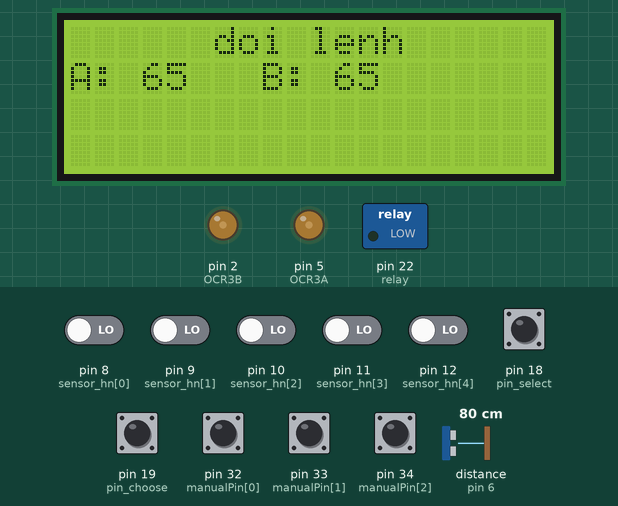
A program run on a simulated Arduino Mega 2560, built with avr-gcc and run on an emulated ATmega2560. Parts: 20×4 character LCD, switched loads named in the program (green lamp = pin HIGH), output pins drawn as LEDs (lit = HIGH). Wiring (inferred from the names in the program): ultrasonic range finder: trigger pin 7; echo pin 6. The inputs (shaded band) are chosen by the test bench; at power-on: pin 18 (pin_select), pin 19 (pin_choose), pin 32 (manualPin[0]), pin 33 (manualPin[1]), pin 34 (manualPin[2]) HIGH, pin 8 (sensor_hn[0]), pin 9 (sensor_hn[1]), pin 10 (sensor_hn[2]), pin 11 (sensor_hn[3]), pin 12 (sensor_hn[4]) LOW, distance to the obstacle (sensor on pin 6) 80 cm. The echo pulse lasts 58.3 µs per cm; pins used as bus, display or sensor lines are not drawn; what the program prints to the serial monitor is not drawn.

Above: at 1.2 s.
1.3 s: pin 19 (pin_choose) pulled LOW for 0.15 s
At 1.9 s:
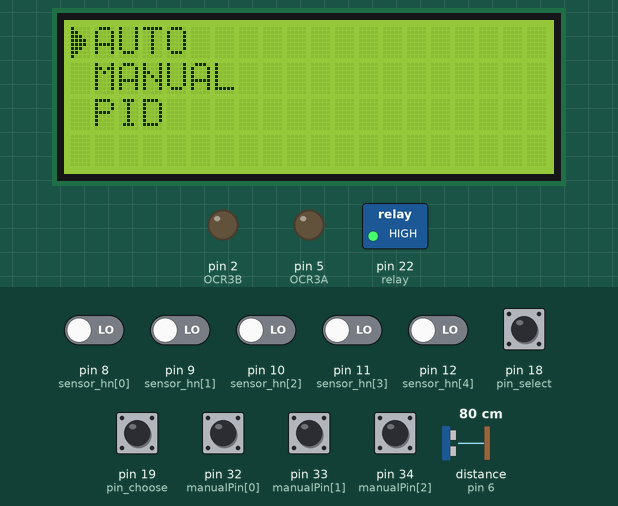
2.9 s: pin 18 (pin_select) pulled LOW for 0.15 s
At 3.3 s:
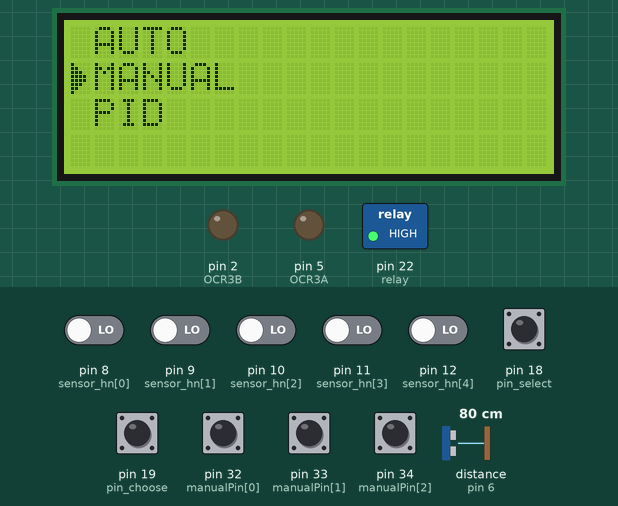
4.5 s: pin 19 (pin_choose) pulled LOW for 1 s
At 5.4 s:
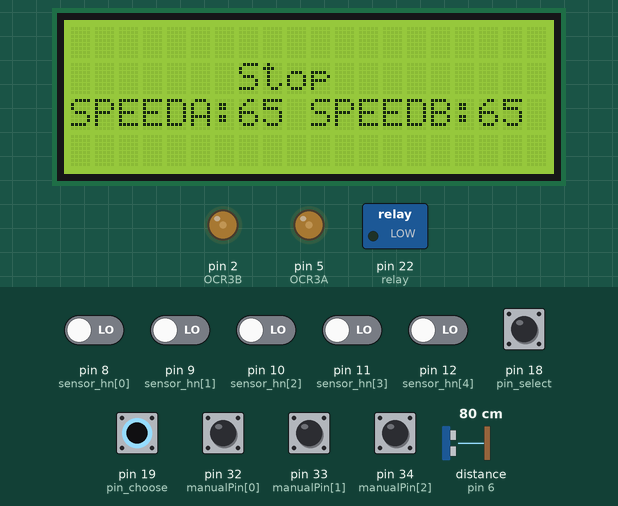
7.0 s: pin 33 (manualPin[1]) pulled LOW for 1 s
At 7.8 s:
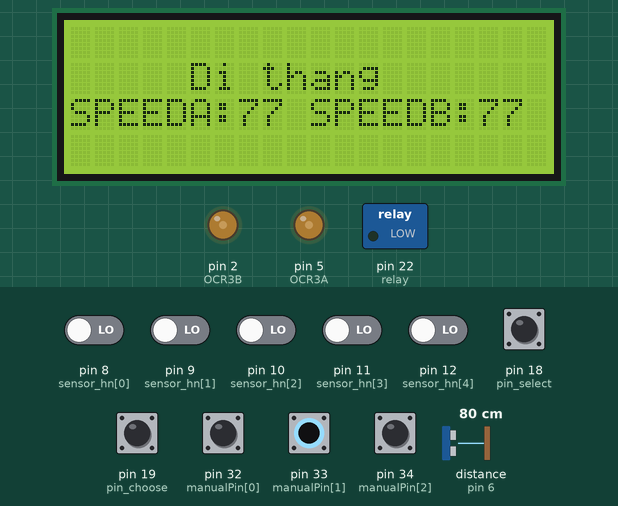
11.0 s: pin 32 (manualPin[0]) pulled LOW for 0.15 s
At 11.21 s:
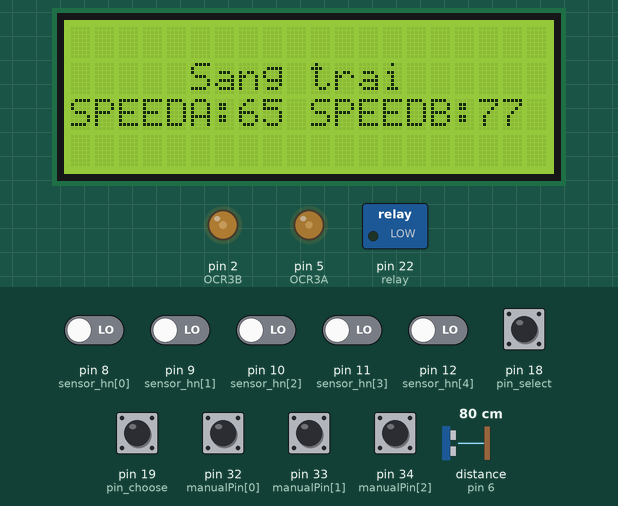
12.7 s: pin 34 (manualPin[2]) pulled LOW for 1 s
At 13.6 s:
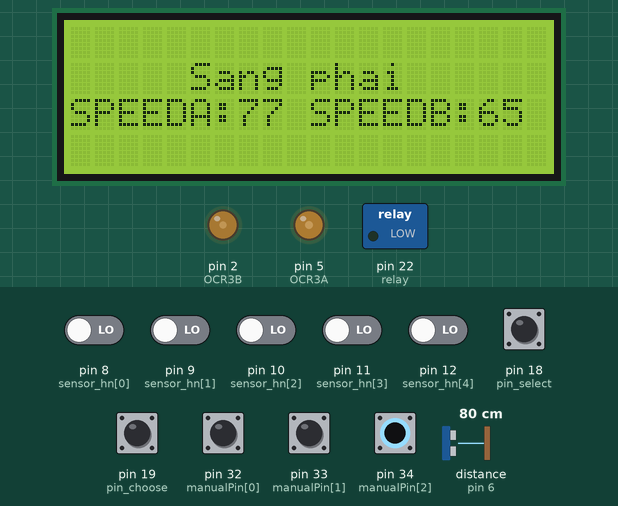
Timing chart, 0 to 15.7 s (numbered marks = the images above; inputs shaded):
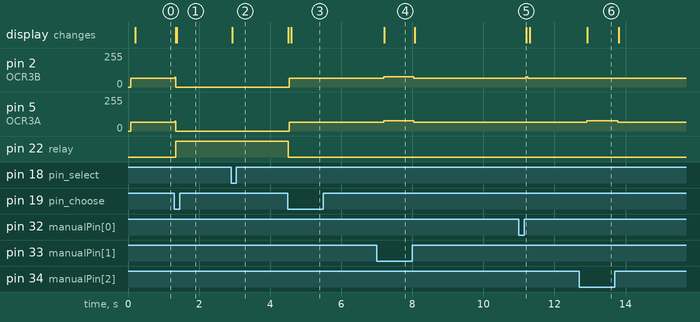

Measured:
- after the input at 1.3 s, pin 2 (OCR3B), pin 5 (OCR3A): 65/255 → 0/255 at once; pin 22 (relay): LOW → HIGH at once; the display: first changes at once (image 1 shows a later state)
- after the input at 2.9 s, the display: changes at once (image 2)
- after the input at 4.5 s, pin 2 (OCR3B), pin 5 (OCR3A): 0/255 → 65/255 at once; pin 22 (relay): HIGH → LOW at once; the display: first changes at once (image 3 shows a later state)
- after the input at 7.0 s, pin 2 (OCR3B), pin 5 (OCR3A): 65/255 → 77/255 after 0.19 s, → 65/255 0.85 s later; the display: changes after 0.21 s (image 4)
- after the input at 11.0 s, pin 2 (OCR3B): 65/255 → 77/255 after 0.19 s, → 65/255 0.05 s later; the display: changes after 0.21 s (image 5)
- after the input at 12.7 s, pin 5 (OCR3A): 65/255 → 77/255 after 0.21 s, → 65/255 0.87 s later; the display: changes after 0.23 s (image 6)

The program:

main.cpp
```cpp
#include "GlobalsSpeed.h"
#include "init.h"

// Khởi tạo các biến extern
volatile uint16_t* pinDkBanhA = &OCR3A;     // Bánh trái (chân 5)
volatile uint16_t* pinDkBanhB = &OCR3B;     // Bánh phải (chân 2)

uint16_t outSpeedBanhA = 0;
uint16_t outSpeedBanhB = 0;

float KP = 1, KI = 0.0005, KD = 25;  // Hệ số PID


//-------------------- SETUP --------------------------//
void setup() {
  // khơi tạo serial
  Serial.begin(9600);
  Serial2.begin(9600);
  Serial3.begin(9600);
  main::config::setup();

}

//-------------------- LOOP --------------------------//
void loop() {
  //main::manual::readSpeedPOT_HG();
  main::lcd::che_do_da_chon();
  //main::manual::modeManual();
  //main::autoNoPID::modeAuto();
  // main::autoPID::modeAuto();
}
//-------------------- END LOOP --------------------------//

/******************** CHÚ THÍCH TOÀN CHƯƠNG TRÌNH ********************/
/*
ĐÃ HOÀN THIỆN:
  - CHỌN 2 CHẾ ĐỘ AUTO, MANUAL (QUA WIFI: WEBSITE, BLUETOOTH: APP)
  - ĐIỀU KHIỂN TỐC ĐỘ BẰNG CHIẾT ÁP
  - CÓ THỂ ĐẢO CHIỀU
  - HIỂN THỊ CÁC THỨ CẦN QUA LCD2004
*/
```

GlobalsSpeed.h
```cpp
#ifndef GLOBALS_SPEED_H
#define GLOBALS_SPEED_H

#include "HardwareSerial.h"

// 2 chân điều khiển động cơ
extern volatile uint16_t* pinDkBanhA;       // Bánh trái (chân 5)
extern volatile uint16_t* pinDkBanhB;       // Bánh phải (chân 3)

// tốc độ động cơ
extern uint16_t outSpeedBanhA;
extern uint16_t outSpeedBanhB;

extern float KP, KI, KD;  // Hệ số PID

#endif // GLOBALS_SPEED_H 
```

HC_SR04.cpp
```cpp
#include "init.h"
#include "GlobalsSpeed.h"

namespace main
{
    namespace HCSR04
    {
        HC_SR04 sensorData;

        uint32_t timer_ngat = 100000;   // 100ms

        // hàm setup
        void setup(){
            pinMode(trigPin, OUTPUT);
            pinMode(echoPin, INPUT);

            // Cấu hình timer để tạo ngắt mỗi 100ms
            Timer1.initialize(timer_ngat);  // 100ms
            Timer1.attachInterrupt(Xung_trig); // Gọi hàm ngắt triggerUltrasonic
        }

        // SỬ DỤNG NGẮT TIMER CHO CB SIÊU ÂM
        void Xung_trig(){
            digitalWrite(trigPin, 0);     // tắt chân trig
            delayMicroseconds(2);
            digitalWrite(trigPin, 1);     // phát xung từ chân trig
            delayMicroseconds(5);         // xung có độ dài 5 microSeconds
            digitalWrite(trigPin, 0);     // tắt chân trig
        }

        void calculateDistance(){
            /* Tính toán thời gian */
            // Đo độ rộng xung HIGH ở chân echo.
            sensorData.duration = pulseIn(echoPin,HIGH);
            // Tính khoảng cách đến vật.
            sensorData.distance = int(sensorData.duration/2/29.412);
            //Serial.print(distance);
            //Serial.print("cm - ");
        }


    } // namespace HCSR04

} // namespace main
```

manual.cpp
```cpp
#include "init.h"
#include "GlobalsSpeed.h"


namespace main
{
    namespace manual
    {
        // BIẾN MANUAL
        //*******************************chú thích**************************
        //  f = 'tiến', b = 'lùi' ,
        //  l = 'quay trái',    r = 'quay phải'
        //******************************************************************
        // khai báo chân
        uint8_t read_manual[3] = {1};
        // biến trạng thái đảo bánh (0: tiến, 1: lùi)
        byte daoChieuBanh = 0;
        // chân đảo bánh thủ công
        byte last_DaoBanhTC = 1;
        byte before_DaoBanhTC = 1;
        // Chân đọc tốc độ
        //ĐỌC CÁC BÁNH
        uint32_t readSpeedBanhA = 0;
        uint32_t readSpeedBanhB = 0;
        // BĂM XUNG CÁC BÁNH
        const int xung_max = 77;
        const int xung_min = 65;
        const int buoc = 12;

        // timer test ic điện
        #define event 100
        uint32_t time_1 = 0;
        uint8_t event_dem = 0;
        #define delay_dc 300

        // hàm setup
        void setup(){
            // Chân điều khiển tốc độ
            OCR3A = 0;
            OCR3B = 0;
            outSpeedBanhA = 0;
            outSpeedBanhB = 0;

            for (int8_t i = 0; i < 3; i++)
            {
                pinMode(manualPin[i], INPUT_PULLUP);
            }


            // Chân đảo bánh
            // pinMode(pinDaoBanhA, OUTPUT);
            // pinMode(pinDaoBanhB, OUTPUT);

            // digitalWrite(pinDaoBanhA, 0);     // mặc định của đảo bánh
            // digitalWrite(pinDaoBanhB, 0);
            time_1 = millis();

            //chân relay khoá
            digitalWrite(relay, 0);  // khoá bánh
        }

        //  CHẾ ĐỘ MANUAL
        void modeManual(){
            main::lcd::allow_reading_manual = 1;
            if (main::lcd::allow_reading_manual == 1)
            {
                for (size_t i = 0; i < 3; i++)
                {
                    read_manual[i] = digitalRead(manualPin[i]);
                }
                delay(20);
               readSpeedPOT_HG();
            }
        }

        // Đọc dữ liệu speed từ triết áp
        void readSpeedPOT_HG(){
            if (read_manual[0] == 1 && read_manual[1] == 0 && read_manual[2] == 1)  // Chạy liên tục khi đang ở chế độ tiến
            {
                if (event_dem == 0)
                {
                    time_1 = millis();
                    event_dem = 1;
                }

                if ((millis() - time_1) >= event)
                {
                    time_1 = millis();
                    outSpeedBanhA += buoc;
                    outSpeedBanhB += buoc;
                    if (outSpeedBanhA >= xung_max)
                    {
                        outSpeedBanhA = xung_max;
                        outSpeedBanhB = xung_max;
                    }
                    moveForward();
                }
            }
            // phải
            else if (read_manual[0] == 0 && read_manual[1] == 1 && read_manual[2] == 1)
            {
                if (event_dem == 0)
                {
                    time_1 = millis();
                    event_dem = 1;
                }

                if ((millis() - time_1) >= event)
                {
                    time_1 = millis();
                    outSpeedBanhA = xung_min;
                    outSpeedBanhB += buoc;
                    if (outSpeedBanhB >= xung_max)
                    {
                        outSpeedBanhA = xung_min;
                        outSpeedBanhB = xung_max;
                    }
                    moveLeft();
                }
            }
            // trái
            else if (read_manual[0] == 1 && read_manual[1] == 1 && read_manual[2] == 0)
            {
                if (event_dem == 0)
                {
                    time_1 = millis();
                    event_dem = 1;
                }

                if ((millis() - time_1) >= event)
                {
                    time_1 = millis();
                    outSpeedBanhA += buoc;
                    outSpeedBanhB = xung_min;
                    if (outSpeedBanhA >= xung_max)
                    {
                        outSpeedBanhA = xung_max;
                        outSpeedBanhB = xung_min;
                    }
                    moveRight();
                }
            }
            else
            {
                event_dem = 0;
                outSpeedBanhA = xung_min;
                outSpeedBanhB = xung_min;
                modeStop();
            }


            // Hiển thị tốc độ bánh A
            main::lcd::lcd.setCursor(0, 2);
            main::lcd::lcd.print("SPEEDA:");
            main::lcd::lcd.setCursor(7, 2);
            if (outSpeedBanhA < 10) main::lcd::lcd.print("0");  // Thêm số 0 nếu dưới 10
            main::lcd::lcd.print(outSpeedBanhA);
            // Hiển thị tốc độ bánh B
            main::lcd::lcd.setCursor(10, 2);
            main::lcd::lcd.print("SPEEDB:");
            main::lcd::lcd.setCursor(17, 2);
            if (outSpeedBanhB < 10) main::lcd::lcd.print("0");  // Thêm số 0 nếu dưới 10
            main::lcd::lcd.print(outSpeedBanhB);
        }


        // Hàm đảo bánh khi ấn phím tiến -> lùi và lùi -> tiến
        // void daoBanhQuay(){
        //     if (read_manual == 'b' && daoChieuBanh == 0)
        //     {
        //         digitalWrite(pinDaoBanhA,1);
        //         digitalWrite(pinDaoBanhB,1);
        //         daoChieuBanh = 1;
        //         delay(delay_dc);
        //         digitalWrite(pinDaoBanhA,0);
        //         digitalWrite(pinDaoBanhB,0);
        //     }
        //     if((read_manual == 'f'|| read_manual == 'l'|| read_manual == 'r') && daoChieuBanh == 1){
        //         digitalWrite(pinDaoBanhA,1);
        //         digitalWrite(pinDaoBanhB,1);
        //         daoChieuBanh = 0;
        //         delay(delay_dc);
        //         digitalWrite(pinDaoBanhA,0);
        //         digitalWrite(pinDaoBanhB,0);
        //     }
        //     lcd_dao_banh();
        // }


        // Hàm đảo chiều quay bánh khi đang ở trạng thái lùi khi chuyển chế độ auto
        // void daoBanhQuayAUTO(){
        //     if (daoChieuBanh == 1)
        //     {
        //         digitalWrite(pinDaoBanhA,1);
        //         digitalWrite(pinDaoBanhB,1);
        //         delay(delay_dc);
        //         digitalWrite(pinDaoBanhA,0);
        //         digitalWrite(pinDaoBanhB,0);
        //         daoChieuBanh = 0;
        //     }
        //     lcd_dao_banh();
        // }

        // Hàm đảo bánh thủ công
        // void Dao_Banh_thu_cong(){
        //     last_DaoBanhTC = digitalRead(pinDaoBanhTC);
        //     if (last_DaoBanhTC == 0 && before_DaoBanhTC == 1)
        //     {
        //         digitalWrite(pinDaoBanhA,1);
        //         digitalWrite(pinDaoBanhB,1);
        //         delay(delay_dc);
        //         digitalWrite(pinDaoBanhA,0);
        //         digitalWrite(pinDaoBanhB,0);
        //     }
        //     before_DaoBanhTC = last_DaoBanhTC;
        // }

        // hiển thị lên lcd chế độ chiều quay
        // void lcd_dao_banh(){
        //     main::lcd::lcd.setCursor(0, 3);
        //     main::lcd::lcd.print("che do quay: ");
        //     if (daoChieuBanh == 0)
        //     {
        //         main::lcd::lcd.setCursor(13, 3);
        //         main::lcd::lcd.print("Tien");
        //     }
        //     else{
        //         main::lcd::lcd.setCursor(13, 3);
        //         main::lcd::lcd.print("lui ");
        //     }
        // }

        // HÀM CHUYỂN ĐỘNG
        // ĐI THẲNG
        void moveForward(){
            main::lcd::lcd.setCursor(5,1);
            main::lcd::lcd.print("          ");
            main::lcd::lcd.setCursor(5,1);
            main::lcd::lcd.print("Di thang");
            main::PWM::PWM_16Bit_Frequency(pinDkBanhA, outSpeedBanhA);
            main::PWM::PWM_16Bit_Frequency(pinDkBanhB, outSpeedBanhB);
        }
        // ĐI LÙI
        void moveBack(){
            main::lcd::lcd.setCursor(6,1);
            main::lcd::lcd.print("          ");
            main::lcd::lcd.setCursor(6,1);
            main::lcd::lcd.print("Di lui");
            main::PWM::PWM_16Bit_Frequency(pinDkBanhA, outSpeedBanhA);
            main::PWM::PWM_16Bit_Frequency(pinDkBanhB, outSpeedBanhB);
        }
        // SANG TRÁI
        void moveLeft(){
            main::lcd::lcd.setCursor(5,1);
            main::lcd::lcd.print("          ");
            main::lcd::lcd.setCursor(5,1);
            main::lcd::lcd.print("Sang trai");
            main::PWM::PWM_16Bit_Frequency(pinDkBanhA, outSpeedBanhA);
            main::PWM::PWM_16Bit_Frequency(pinDkBanhB, outSpeedBanhB);
        }
        // SANG PHẢI
        void moveRight(){
            main::lcd::lcd.setCursor(5,1);
            main::lcd::lcd.print("          ");
            main::lcd::lcd.setCursor(5,1);
            main::lcd::lcd.print("Sang phai");
            main::PWM::PWM_16Bit_Frequency(pinDkBanhA, outSpeedBanhA);
            main::PWM::PWM_16Bit_Frequency(pinDkBanhB, outSpeedBanhB);
        }
        // STOP
            void modeStop(){
            // outSpeedBanhA = 65;
            // outSpeedBanhB = 65;
            main::lcd::lcd.setCursor(5,1);
            main::lcd::lcd.print("          ");
            main::lcd::lcd.setCursor(7,1);
            main::lcd::lcd.print("Stop");
            main::PWM::PWM_16Bit_Frequency(pinDkBanhA, outSpeedBanhA);
            main::PWM::PWM_16Bit_Frequency(pinDkBanhB, outSpeedBanhB);
        }

    } // namespace manual

} // namespace main
```

PWM.cpp
```cpp
#include "init.h"
#include "HardwareSerial.h"
#include "GlobalsSpeed.h"

namespace main
{
    namespace PWM
    {
        unsigned int freq;
        void setup(int timer, unsigned int frequency){
            unsigned long top_value = (16000000/(8*frequency)) - 1;
            freq = top_value;
            if(timer == 1){
                // RESET lại 2 thanh ghi
                TCCR1A = 0;
                TCCR1B = 0;

                // Cấu hình Fast PWM với TOP là ICR1
                TCCR1A |= (1 << COM1A1) | (1 << COM1B1) | (1 << COM1C1) | (1 << WGM11);    // Clear OCnA, OCnB, OCnC on Compare Match
                TCCR1B |= (1 << WGM13) | (1 << WGM12) | (1 << CS11);  // Prescaler = 8

                ICR1 = top_value;  // Đặt TOP để đạt tần số PWM mong muốn
            }
            else if(timer == 3){
                // RESET lại 2 thanh ghi
                TCCR3A = 0;
                TCCR3B = 0;

                // Cấu hình Fast PWM với TOP là ICR3
                //TCCR3A |= (1 << COM3A1) | (1 << COM3B1) | (1 << COM3C1) | (1 << WGM31);    // Clear OCnA, OCnB, OCnC on Compare Match
                TCCR3A |= (1 << COM3A1) | (1 << COM3B1) | (1 << WGM31);
                TCCR3B |= (1 << WGM33) | (1 << WGM32) | (1 << CS31);  // Prescaler = 8

                ICR3 = top_value;  // Đặt TOP để đạt tần số PWM mong muốn
            }
            else if(timer == 4){
                // RESET lại 2 thanh ghi
                TCCR4A = 0;
                TCCR4B = 0;

                // Cấu hình Fast PWM với TOP là ICR3
                TCCR4A |= (1 << COM4A1) | (1 << COM4B1) | (1 << COM4C1) | (1 << WGM41);    // Clear OCnA, OCnB, OCnC on Compare Match
                TCCR4B |= (1 << WGM43) | (1 << WGM42) | (1 << CS41);  // Prescaler = 8

                ICR4 = top_value;  // Đặt TOP để đạt tần số PWM mong muốn
            }
            else if(timer == 5){
                // RESET lại 2 thanh ghi
                TCCR5A = 0;
                TCCR5B = 0;

                // Cấu hình Fast PWM với TOP là ICR3
                TCCR5A |= (1 << COM5A1) | (1 << COM5B1) | (1 << COM5C1) | (1 << WGM51);    // Clear OCnA, OCnB, OCnC on Compare Match
                TCCR4B |= (1 << WGM53) | (1 << WGM52) | (1 << CS51);  // Prescaler = 8

                ICR5 = top_value;  // Đặt TOP để đạt tần số PWM mong muốn
            }
            else{
                return;
            }
        }


        void PWM_16Bit_Frequency(volatile uint16_t* regPin, uint32_t percentPWM){
            if(percentPWM > 255){
                *regPin = freq;
            }
            else if(percentPWM < 0){
                *regPin = 0;
            }
            else{
                unsigned int scaleFreq = (percentPWM * freq)/255;
                *regPin = scaleFreq;
            //Serial.println(scaleFreq);
            }


        }

        //
    } // namespace PWM

} // namespace main
```

init.h
```cpp
#ifndef INIT_H
#define INIT_H

// khai báo thư viện
#include <Arduino.h>
#include <TimerOne.h>
#include <Wire.h>
#include <LiquidCrystal_I2C.h>


// khởi tạo các chân
// chân chọn chế độ LCD
#define pin_choose 19
#define pin_select 18

// Chân relay khoá
#define relay 22

// Chân cảm biến HC-SR04
#define trigPin  7
#define echoPin  6

// Chân cảm biến hồng ngoại
const byte sensor_hn[5] = {8,9,10,11,12};

//manual
// Chân điều khiển
// Chân đảo bánh
// #define pinDaoBanhA 4
// #define pinDaoBanhB 3

// phím bàn
const byte manualPin[3] = {32,33,34};


namespace main
{
    namespace lcd
    {
        extern LiquidCrystal_I2C lcd;
        extern bool allow_reading_auto;
        extern bool allow_reading_manual;
        extern volatile bool value_chooseMenu;

        void setup();
        void chooseMenu();
        void selectChoose();
        void che_do_da_chon();

    } // namespace lcd

    namespace PWM
    {
        void setup(int timer, unsigned int frequency);
        void PWM_16Bit_Frequency(volatile uint16_t* regPin, unsigned long percentPWM);
    } // namespace PWM


    namespace manual
    {
        void setup();
        void readSpeedPOT_HG();
        void modeManual();
        // void daoBanhQuay();
        void daoBanhQuayAUTO();
        void lcd_dao_banh();
        void modeStop();
        void moveForward();
        void moveBack();
        void moveLeft();
        void moveRight();
    } // namespace manual

    namespace HCSR04
    {
        typedef struct
        {
            uint32_t duration;      // biến đo thời gian
            uint16_t distance;      // biến lưu khoảng cách
        }HC_SR04;

        extern HC_SR04 sensorData;
        void setup();
        void Xung_trig();
        void calculateDistance();
    } // namespace HCSR04

    namespace autoNoPID
    {
        void setup();
        void modeAuto();
    } // namespace autoNoPID

    namespace autoPID
    {
        void setup();
        void modeAuto();
        void Stop();
    } // namespace autoNoPID

    // namespace ManualLine
    // {
    //     void setup();
    //     void modeDoLine();
    //     void Stop();

    // } // namespace ManualLine

    namespace setPID
    {
        void readDataBluetooth();
    } // namespace setPID


    namespace config
    {
        void setup();
    } // namespace config

}
#endif
```

Source omitted: autoPID.cpp (14539 bytes), autoNoPID.cpp (12796 bytes), setPID.cpp (1860 bytes), config.cpp (1107 bytes), lcd2004.cpp (5823 bytes)
